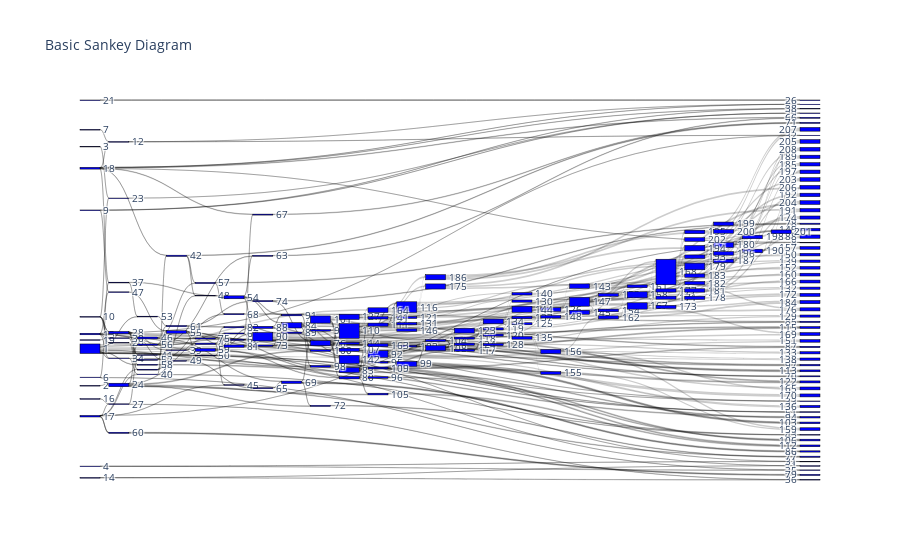

Notebook code for this chart:
### Code cell
fig,target,source,labels = visualization.getAncestryGraph('0')
fig.show()

### Figure 1 — Plotly figure (JSON) as saved in the notebook; plotly's stock layout.template omitted (floating-point values rounded to 4 significant figures; data arrays with more than 128 entries replaced by an {"elided": "..."} marker saying what was removed)
{"data": [{"link": {"source": {"elided": "399 int values"}, "target": {"elided": "399 int values"}, "value": {"elided": "399 int values"}}, "node": {"color": "blue", "label": {"elided": "209 int values"}, "line": {"color": "black", "width": 0.5}, "pad": 15, "thickness": 20}, "type": "sankey"}], "layout": {"font": {"size": 10}, "title": {"text": "Basic Sankey Diagram"}}}
